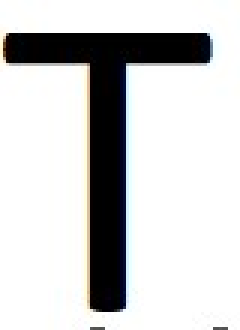
#> input picture T_texture.jpg, 80 x 110 px (shown 3 times larger)
$ python main.py
#> lines starting #> are read from the running program, lines starting #| are printed output that depends on the picture
import cv2

def gabor_filter(image):
    filter_1 = cv2.getGaborKernel((50, 50), theta=0, psi=0, lambd=1, sigma=1,gamma=2)
    output = cv2.filter2D(image, -1, filter_1)
    cv2.imshow("Gabor Filter", filter_1)
    cv2.imshow("Output", output)

if __name__ == '__main__':
    image = cv2.imread("T_texture.jpg")
#> image is the input picture: shape (110, 80, 3); mean B, G, R 205, 205, 204.7
    cv2.imshow("Input", image)
    image = cv2.cvtColor(image, cv2.COLOR_BGR2GRAY)
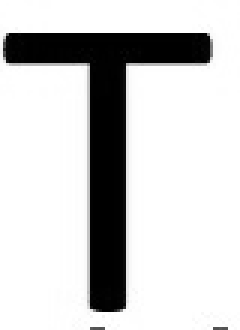
#> image: shape (110, 80) (shown 3 times larger); min 0, max 255, mean 204.9
    gabor_filter(image)
#> in gabor_filter, `output = cv2.filter2D(image, -1, filter_1)`:
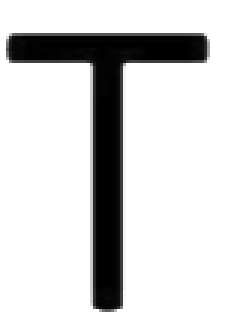
#> output: shape (110, 80) (shown 3 times larger); min 0, max 255, mean 213.8
    cv2.waitKey(0)
